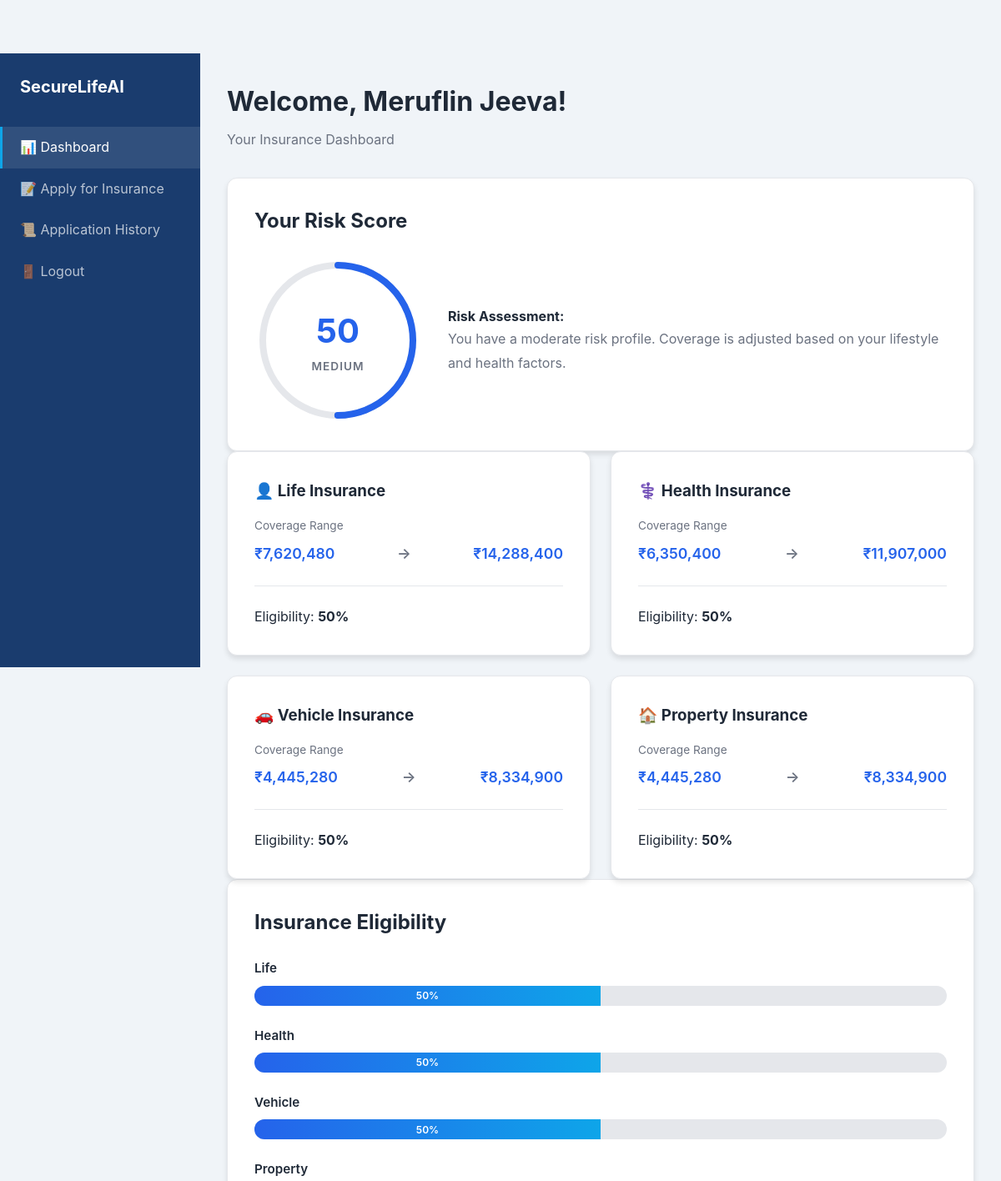
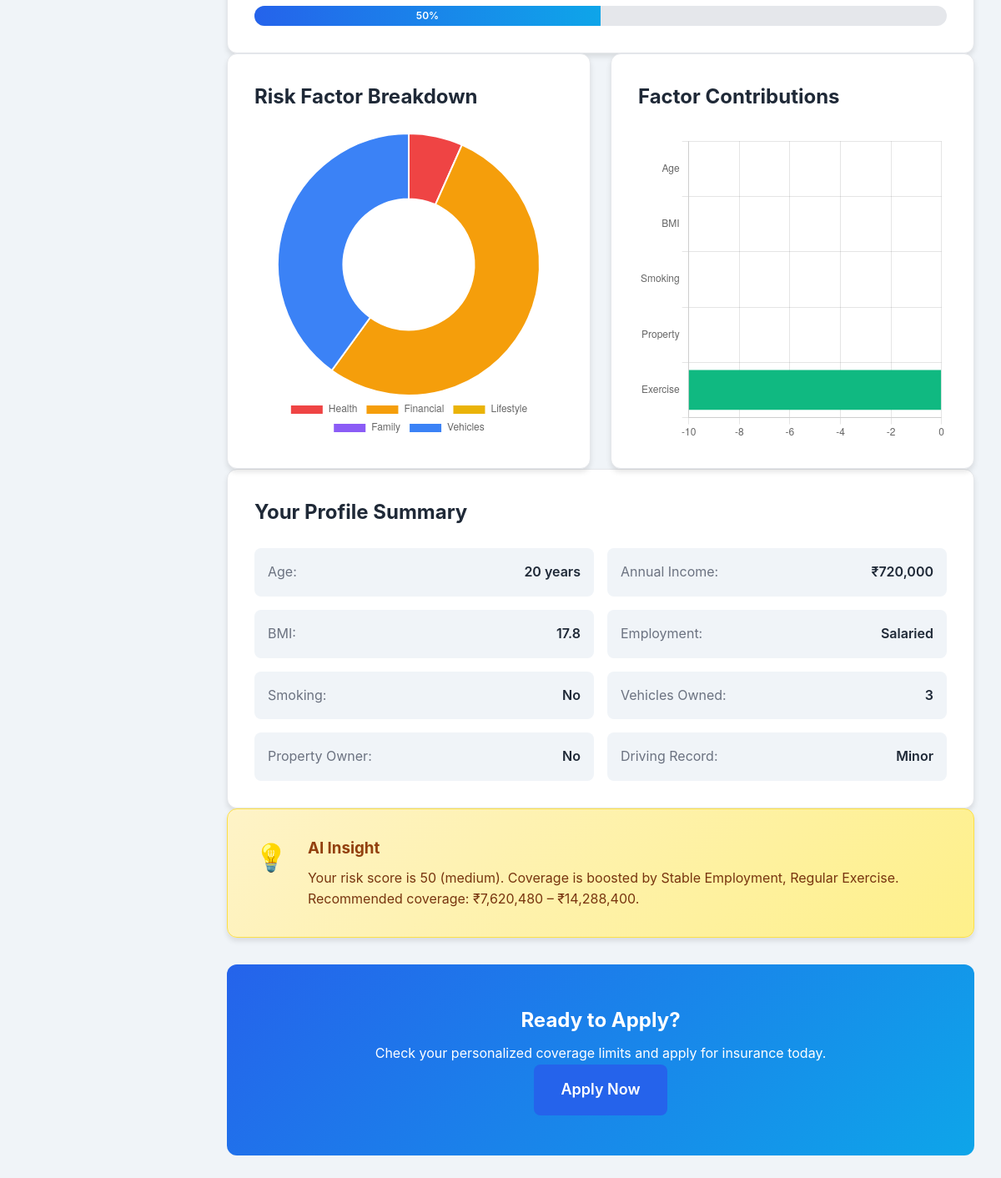
The app's page /dashboard (signed in) with its own data (2 pictures, top to bottom).
### tables this page shows
CREATE TABLE users (
            id INTEGER PRIMARY KEY AUTOINCREMENT,
            name TEXT NOT NULL,
            email TEXT UNIQUE NOT NULL,
            password_hash TEXT NOT NULL,
            age INTEGER,
            income REAL,
            created_at TIMESTAMP DEFAULT CURRENT_TIMESTAMP
        );

CREATE TABLE profiles (
            id INTEGER PRIMARY KEY AUTOINCREMENT,
            user_id INTEGER UNIQUE REFERENCES users(id),
            gender TEXT,
            employment_type TEXT,
            height REAL,
            weight REAL,
            bmi REAL,
            smoking INTEGER,
            alcohol INTEGER,
            exercise_freq TEXT,
            medical_history TEXT,
            dependents INTEGER,
            family_diseases INTEGER,
            owns_house INTEGER,
            property_type TEXT,
            property_value REAL,
            two_wheelers INTEGER,
            three_wheelers INTEGER,
            four_wheelers INTEGER,
            driving_history TEXT
        );

### app.py (the view)
@app.route('/dashboard')
@login_required
def dashboard():
    user_id = session['user_id']
    user = get_user(user_id)
    profile = profile_tuple_to_dict(get_profile(user_id))
    if not user or not profile:
        flash('Profile incomplete. Please complete your profile.', 'error')
        return redirect(url_for('complete_profile'))
    vehicles_total = profile['two_wheelers'] + profile['three_wheelers'] + profile['four_wheelers']
    user_data = {
        'age': user[2],
        'income': user[3],
        'smoking': profile['smoking'],
        'alcohol': profile['alcohol'],
        'bmi': profile['bmi'],
        'exercise_freq': profile['exercise_freq'],
        'exercise_freq_code': {'none': 0, 'occasional': 1, 'regular': 2}.get(profile['exercise_freq'], 1),
        'medical_history_score': 1 if profile['medical_history'] != 'none' else 0,
        'owns_house': profile['owns_house'],
        'property_value_norm': (profile['property_value'] / 10000000) if profile['property_value'] else 0,
        'vehicles_total': vehicles_total,
        'driving_score': {'major': 0, 'minor': 1, 'clean': 2}.get(profile['driving_history'], 2),
        'dependents': profile['dependents'],
        'family_risk_score': 1 if profile['family_diseases'] else 0,
        'employment_type': profile['employment_type'],
        'employment_score': {'unemployed': 0, 'self-employed': 1, 'salaried': 2, 'retired': 3}.get(profile['employment_type'], 2),
        'driving_history': profile['driving_history'],
    }
    limits = {}
    for ins_type in ['life', 'health', 'vehicle', 'property']:
        limits[ins_type] = calculate_coverage_limits(user_data, ins_type)
    risk_score = limits['life']['risk_score']
    risk_factors = {
        'health_risk': profile['medical_history'] != 'none',
        'financial_stability': profile['employment_type'] != 'unemployed',
        'vehicle_risk': vehicles_total > 0,
        'lifestyle': profile['smoking'] + profile['alcohol'],  # smoking + alcohol
        'dependents_burden': profile['dependents'],
    }
    factor_impacts = [
        {'label': 'Age', 'impact': float(min(20, max(0, (user[2] - 25) * 0.5)))},
        {'label': 'BMI', 'impact': float(max(0, (profile['bmi'] - 25) * 2))},
        {'label': 'Smoking', 'impact': float(profile['smoking'] * 15)},
        {'label': 'Drinking', 'impact': float(profile['alcohol'] * 5)},
        {'label': 'Property Ownership', 'impact': float(-profile['owns_house'] * 8)},
        {'label': 'Employment Stability', 'impact': float(-5 if profile['employment_type'] in ('salaried', 'retired') else 0)},
    ]
    financial_score = max(0.0, min(40.0, 100.0 - (float(user[3]) / 50000.0)))
    exercise_impact = {"none": 0.0, "occasional": -5.0, "regular": -10.0}.get(profile['exercise_freq'], -5.0)
    risk_chart_values = [
        25.0 if profile['medical_history'] != 'none' else 5.0,
        financial_score,
        float((profile['smoking'] + profile['alcohol']) * 15),
        float(profile['family_diseases'] * 20),
        float(vehicles_total * 10),
    ]
    factors_chart_labels = ['Age', 'BMI', 'Smoking', 'Property', 'Exercise']
    factors_chart_values = [
        float(max(0, (user[2] - 30) * 0.5)),
        float(max(0, profile['bmi'] - 25) * 1.5),
        float(profile['smoking'] * 15),
        float(-profile['owns_house'] * 8),
        float(exercise_impact),
    ]
    context = {
        'user': user,
        'profile': profile,
        'risk_score': risk_score,
        'limits': limits,
        'risk_factors': risk_factors,
        'factor_impacts': factor_impacts,
        'vehicles_total': vehicles_total,
        'risk_chart_values': risk_chart_values,
        'factors_chart_labels': factors_chart_labels,
        'factors_chart_values': factors_chart_values,
    }
    return render_template('dashboard.html', **context)

### app.py (called while the page is built, shortened)
def _as_int(value, default=0):
    try:
        if value is None or value == '':
            return default
        return int(float(value))
    except (TypeError, ValueError):
        return default

def _as_float(value, default=0.0):
    try:
        if value is None or value == '':
            return default
        return float(value)
    except (TypeError, ValueError):
        return default

def _as_str(value, default=''):
    if value is None:
        return default
    return str(value)

def login_required(f):
    @wraps(f)
    def decorated_function(*args, **kwargs):
        if 'user_id' not in session:
            flash('Please log in first.', 'error')
            return redirect(url_for('login'))
        return f(*args, **kwargs)
    return decorated_function

def calculate_risk_score(user_data):
    if MODEL is None or SCALER is None:
        return 50  # Default if model not loaded

### database.py (called while the page is built)
def get_db():
    conn = sqlite3.connect(DATABASE)
    conn.row_factory = sqlite3.Row
    return conn

def get_user(user_id):
    conn = get_db()
    cursor = conn.cursor()
    cursor.execute('''
        SELECT id, name, age, income, email, created_at FROM users WHERE id = ?
    ''', (user_id,))
    result = cursor.fetchone()
    conn.close()
    return tuple(result) if result else None

def get_profile(user_id):
    conn = get_db()
    cursor = conn.cursor()
    cursor.execute('''
        SELECT id, user_id, gender, employment_type, height, weight, bmi,
               smoking, alcohol, exercise_freq, medical_history, dependents,
               family_diseases, owns_house, property_type, property_value,
               two_wheelers, three_wheelers, four_wheelers, driving_history
        FROM profiles WHERE user_id = ?
    ''', (user_id,))
    result = cursor.fetchone()
    conn.close()
    return tuple(result) if result else None

### templates/dashboard.html (shortened to what this page needs)
{% extends "base.html" %}
{% block content %}
<div class="dashboard-layout">
    <aside class="sidebar">
        <div class="sidebar-brand">SecureLifeAI</div>
        <nav class="sidebar-menu">
            <a href="{{ url_for('dashboard') }}" class="menu-item active">
                📊 Dashboard
            </a>
            <a href="{{ url_for('apply') }}" class="menu-item">
                📝 Apply for Insurance
            </a>
            <a href="{{ url_for('history') }}" class="menu-item">
                📜 Application History
            </a>
            <a href="{{ url_for('logout') }}" class="menu-item">
                🚪 Logout
            </a>
        </nav>
    </aside>
    <main class="main-content">
        <div class="dashboard-header">
            <h1>Welcome, {{ user[1] }}!</h1>
            <p>Your Insurance Dashboard</p>
        </div>
        <div class="card card-large">
            <h2>Your Risk Score</h2>
            <div class="risk-score-container">
                <div class="risk-score-circle" data-risk="{{ risk_score }}">
                    <svg width="200" height="200" viewBox="0 0 200 200">
                        <circle cx="100" cy="100" r="90" fill="none" stroke="#e5e7eb" stroke-width="8"></circle>
                        <circle class="progress-ring" cx="100" cy="100" r="90" fill="none" stroke="#2563eb" stroke-width="8" stroke-dasharray="565" stroke-dashoffset="565"></circle>
                    </svg>
                    <div class="risk-score-text">
                        <span class="risk-score-number">{{ "%.0f"|format(risk_score) }}</span>
                        <span class="risk-score-label">
                            {% if risk_score <= 30 %}LOW{% elif risk_score <= 60 %}MEDIUM{% elif risk_score <= 80 %}HIGH{% else %}VERY HIGH{% endif %}
                        </span>
                    </div>
                </div>
                <div class="risk-score-details">
                    <p><strong>Risk Assessment:</strong></p>
                    <p class="risk-description">
                        {% if risk_score <= 30 %}
                            You have a low risk profile. You qualify for maximum coverage at favorable rates.
                        {% elif risk_score <= 60 %}
                            You have a moderate risk profile. Coverage is adjusted based on your lifestyle and health factors.
                        {% elif risk_score <= 80 %}
                            You have a higher risk profile. Coverage limits are reduced to manage risk appropriately.
                        {% else %}
                            You have a very high risk profile. Limited coverage is available. Focus on improving health markers.
                        {% endif %}
                    </p>
                </div>
            </div>
        </div>
        <div class="cards-grid">
            {% for ins_type, limit_data in limits.items() %}
            <div class="card">
                <h3>
                    {% if ins_type == 'life' %}👤 Life Insurance
                    {% elif ins_type == 'health' %}⚕️  Health Insurance
                    {% elif ins_type == 'vehicle' %}🚗 Vehicle Insurance
                    {% else %}🏠 Property Insurance
                    {% endif %}
                </h3>
                <div class="coverage-range">
                    <p class="label">Coverage Range</p>
                    <div class="amount-row">
                        <span class="min">₹{{"{:,.0f}".format(limit_data['min_coverage'])}}</span>
                        <span class="range-indicator">→</span>
                        <span class="max">₹{{"{:,.0f}".format(limit_data['max_coverage'])}}</span>
                    </div>
                </div>
                <hr>
                <div class="eligibility">
                    <p class="label">Eligibility: <strong>{{limit_data['eligibility_pct']}}%</strong></p>
                </div>
            </div>
            {% endfor %}
        </div>
        <div class="card">
            <h2>Insurance Eligibility</h2>
            <div class="eligibility-bars">
                {% for ins_type, limit_data in limits.items() %}
                <div class="bar-group">
                    <label>
                        {% if ins_type == 'life' %}Life
                        {% elif ins_type == 'health' %}Health
                        {% elif ins_type == 'vehicle' %}Vehicle
                        {% else %}Property
                        {% endif %}
                    </label>
                    <div class="progress-bar">
                        <div class="progress-fill" style="width: {{limit_data['eligibility_pct']}}%;">
                            {{limit_data['eligibility_pct']}}%
                        </div>
                    </div>
                </div>
                {% endfor %}
            </div>
        </div>
        <div class="cards-grid">
            <div class="card">
                <h2>Risk Factor Breakdown</h2>
                <canvas id="riskChart" width="300" height="300"></canvas>
            </div>
            <div class="card">
                <h2>Factor Contributions</h2>
                <canvas id="factorsChart" width="300" height="300"></canvas>
            </div>
        </div>
        <div class="card">
            <h2>Your Profile Summary</h2>
            <div class="profile-summary">
                <div class="summary-row">
                    <span class="label">Age:</span>
                    <span class="value">{{ user[2] }} years</span>
                </div>
                <div class="summary-row">
                    <span class="label">Annual Income:</span>
                    <span class="value">₹{{"{:,.0f}".format(user[3])}}</span>
                </div>
                <div class="summary-row">
                    <span class="label">BMI:</span>
                    <span class="value">{{ "%.1f"|format(profile.bmi) }}</span>
                </div>
                <div class="summary-row">
                    <span class="label">Employment:</span>
                    <span class="value">{{ profile.employment_type.replace('-', ' ').title() }}</span>
                </div>
                <div class="summary-row">
                    <span class="label">Smoking:</span>
                    <span class="value">{% if profile.smoking %}Yes{% else %}No{% endif %}</span>
                </div>
                <div class="summary-row">
                    <span class="label">Vehicles Owned:</span>
                    <span class="value">{{ vehicles_total }}</span>
                </div>
                <div class="summary-row">
                    <span class="label">Property Owner:</span>
                    <span class="value">{% if profile.owns_house %}Yes{% else %}No{% endif %}</span>
                </div>
                <div class="summary-row">
                    <span class="label">Driving Record:</span>
                    <span class="value">{{ profile.driving_history.replace('-', ' ').title() }}</span>
                </div>
            </div>
        </div>
        <div class="card explanation-box">
            <div class="explanation-icon">💡</div>
            <div class="explanation-content">
                <h3>AI Insight</h3>
                <p>{{ limits['life']['explanation'] }}</p>
            </div>
        </div>
        <div class="cta-box">
            <h2>Ready to Apply?</h2>
            <p>Check your personalized coverage limits and apply for insurance today.</p>
            <a href="{{ url_for('apply') }}" class="btn btn-primary btn-large">Apply Now</a>
        </div>
    </main>
</div>
<script>
// Mobile sidebar toggle
document.getElementById('hamburger').addEventListener('click', function() {
    document.querySelector('.sidebar').classList.toggle('open');
});
// Risk score circle animation
window.addEventListener('load', function() {
    const circle = document.querySelector('.progress-ring');
    const riskScore = parseFloat(document.querySelector('.risk-score-circle').dataset.risk);
    const circumference = 565;
    const offset = circumference - (riskScore / 100) * circumference;
    setTimeout(() => {
        circle.style.strokeDashoffset = offset;
        circle.style.transition = 'stroke-dashoffset 1.2s ease-in-out';
    }, 100);
});
// Charts.js initialization
const riskChartContext = document.getElementById('riskChart').getContext('2d');
const riskChart = new Chart(riskChartContext, {
    type: 'doughnut',
    data: {
        labels: ['Health', 'Financial', 'Lifestyle', 'Family', 'Vehicles'],
        datasets: [{
            data: {{ risk_chart_values|tojson }},
            backgroundColor: ['#ef4444', '#f59e0b', '#eab308', '#8b5cf6', '#3b82f6'],
            borderColor: '#fff',
            borderWidth: 2,
        }]
    },
    options: {
        responsive: true,
        plugins: {
            legend: { position: 'bottom' }
        }
    }
});
const factorsChartContext = document.getElementById('factorsChart').getContext('2d');
const factorsChart = new Chart(factorsChartContext, {
    type: 'bar',
    data: {
        labels: {{ factors_chart_labels|tojson }},
        datasets: [{
            label: 'Impact on Risk',
            data: {{ factors_chart_values|tojson }},
            backgroundColor: ['#3b82f6', '#ef4444', '#ef4444', '#10b981', '#10b981'],
        }]
    },
    options: {
        indexAxis: 'y',
        responsive: true,
        plugins: {
            legend: { display: false }
        }
    }
});
</script>
{% endblock %}

### records on screen
users: name "Meruflin Jeeva", age "20", income "720,000"
profiles: bmi "17.8", employment_type.replace "Salaried", driving_history.replace "Minor"

### other values on screen
{{ "%.0f"|format(risk_score) }} "50"
{{ "{:,.0f}".format(limit_data['min_coverage']) }} "7,620,480" "6,350,400" "4,445,280" "4,445,280"
{{ "{:,.0f}".format(limit_data['max_coverage']) }} "14,288,400" "11,907,000" "8,334,900" "8,334,900"
{{ limit_data['eligibility_pct'] }} "50" "50" "50" "50"
{{ vehicles_total }} "3"
{{ limits['life']['explanation'] }} "Your risk score is 50 (medium). Coverage is boosted by Stable Employment, Regular Exercise. Recommended coverage: ₹7,620,480 – ₹14,288,400."
chart data {{ risk_chart_values|tojson }} [5.0, 40.0, 0.0, 0.0, 30.0]
chart data {{ factors_chart_values|tojson }} [0.0, 0.0, 0.0, 0.0, -10.0]
